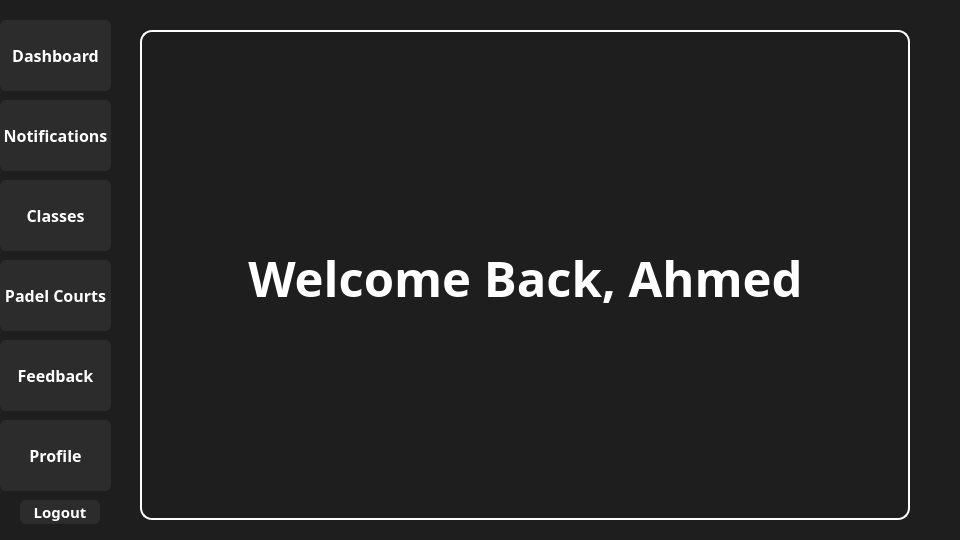
<?xml version="1.0" encoding="UTF-8"?>
<ui version="4.0">
 <class>HomepageClass</class>
 <widget class="QWidget" name="HomepageClass">
  <property name="geometry">
   <rect>
    <x>0</x>
    <y>0</y>
    <width>960</width>
    <height>540</height>
   </rect>
  </property>
  <property name="windowTitle">
   <string>Form</string>
  </property>
  <property name="styleSheet">
   <string notr="true"/>
  </property>
  <widget class="QStackedWidget" name="Pages">
   <property name="geometry">
    <rect>
     <x>140</x>
     <y>30</y>
     <width>770</width>
     <height>490</height>
    </rect>
   </property>
   <property name="styleSheet">
    <string notr="true">QStackedWidget#Pages{
border: 2px solid white;
border-radius: 12px;
}</string>
   </property>
   <widget class="QWidget" name="page">
    <property name="styleSheet">
     <string notr="true">background-color: transparent;</string>
    </property>
    <widget class="QLabel" name="welcome">
     <property name="geometry">
      <rect>
       <x>8</x>
       <y>15</y>
       <width>751</width>
       <height>461</height>
      </rect>
     </property>
     <property name="font">
      <font>
       <family>Futura</family>
       <pointsize>37</pointsize>
       <bold>true</bold>
      </font>
     </property>
     <property name="styleSheet">
      <string notr="true">color: white;
background-color: transparent;
</string>
     </property>
     <property name="text">
      <string>Welcome Back, Ahmed</string>
     </property>
     <property name="alignment">
      <set>Qt::AlignmentFlag::AlignCenter</set>
     </property>
    </widget>
    <widget class="QLabel" name="logo">
     <property name="geometry">
      <rect>
       <x>300</x>
       <y>60</y>
       <width>131</width>
       <height>31</height>
      </rect>
     </property>
     <property name="text">
      <string/>
     </property>
     <property name="pixmap">
      <pixmap>assets/XFitLogo.png</pixmap>
     </property>
     <property name="scaledContents">
      <bool>true</bool>
     </property>
    </widget>
   </widget>
   <widget class="QWidget" name="viewPlans">
    <widget class="QLabel" name="label">
     <property name="geometry">
      <rect>
       <x>10</x>
       <y>0</y>
       <width>751</width>
       <height>481</height>
      </rect>
     </property>
     <property name="styleSheet">
      <string notr="true"/>
     </property>
     <property name="text">
      <string/>
     </property>
     <property name="pixmap">
      <pixmap>assets/plans.jpg</pixmap>
     </property>
     <property name="scaledContents">
      <bool>true</bool>
     </property>
    </widget>
    <widget class="QPushButton" name="BacktoProf">
     <property name="geometry">
      <rect>
       <x>320</x>
       <y>440</y>
       <width>101</width>
       <height>31</height>
      </rect>
     </property>
     <property name="font">
      <font>
       <family>Futura</family>
       <bold>true</bold>
      </font>
     </property>
     <property name="styleSheet">
      <string notr="true">QPushButton {
    background-color: #2c2c2c;  
    color: white;
    border: 2px solid #2c2c2c;
    border-radius: 6px;
}

QPushButton:hover {
    background-color: #8B50FF ; 
    border: 2px solid #8B50FF ;
    color: white;
}

QPushButton:pressed {
    background-color: #6F3FCC; 
}</string>
     </property>
     <property name="text">
      <string>Back To Profile</string>
     </property>
    </widget>
   </widget>
  </widget>
  <widget class="QLabel" name="Background">
   <property name="geometry">
    <rect>
     <x>0</x>
     <y>0</y>
     <width>960</width>
     <height>540</height>
    </rect>
   </property>
   <property name="styleSheet">
    <string notr="true">background-color:#1e1e1e;</string>
   </property>
   <property name="text">
    <string/>
   </property>
  </widget>
  <widget class="QWidget" name="Panel" native="true">
   <property name="geometry">
    <rect>
     <x>-40</x>
     <y>20</y>
     <width>161</width>
     <height>511</height>
    </rect>
   </property>
   <property name="styleSheet">
    <string notr="true">QWidget#widget{
    border-radius: 14px;
    border: 2px solid white ;
}</string>
   </property>
   <widget class="QPushButton" name="Dashboard">
    <property name="geometry">
     <rect>
      <x>40</x>
      <y>0</y>
      <width>111</width>
      <height>71</height>
     </rect>
    </property>
    <property name="font">
     <font>
      <family>Futura</family>
      <pointsize>12</pointsize>
      <bold>true</bold>
     </font>
    </property>
    <property name="styleSheet">
     <string notr="true">QPushButton {
    background-color: #2c2c2c;      /* Dark default */
    color: white;
    border: 2px solid #2c2c2c;
    border-radius: 6px;
}

QPushButton:hover {
    background-color: #8B50FF ;      /* Blue on hover */
    border: 2px solid #8B50FF ;
    color: white;
}

QPushButton:pressed {
    background-color: #6F3FCC; /* Darker shade of #3498db */
}</string>
    </property>
    <property name="text">
     <string>Dashboard</string>
    </property>
   </widget>
   <widget class="QPushButton" name="Notifications">
    <property name="geometry">
     <rect>
      <x>40</x>
      <y>80</y>
      <width>111</width>
      <height>71</height>
     </rect>
    </property>
    <property name="font">
     <font>
      <family>Futura</family>
      <pointsize>12</pointsize>
      <bold>true</bold>
     </font>
    </property>
    <property name="styleSheet">
     <string notr="true">QPushButton {
    background-color: #2c2c2c;      /* Dark default */
    color: white;
    border: 2px solid #2c2c2c;
    border-radius: 6px;
}

QPushButton:hover {
    background-color: #8B50FF ;      /* Blue on hover */
    border: 2px solid #8B50FF ;
    color: white;
}

QPushButton:pressed {
    background-color: #6F3FCC; /* Darker shade of #3498db */
}</string>
    </property>
    <property name="text">
     <string>Notifications</string>
    </property>
   </widget>
   <widget class="QPushButton" name="Classes">
    <property name="geometry">
     <rect>
      <x>40</x>
      <y>160</y>
      <width>111</width>
      <height>71</height>
     </rect>
    </property>
    <property name="font">
     <font>
      <family>Futura</family>
      <pointsize>12</pointsize>
      <bold>true</bold>
     </font>
    </property>
    <property name="styleSheet">
     <string notr="true">QPushButton {
    background-color: #2c2c2c;      /* Dark default */
    color: white;
    border: 2px solid #2c2c2c;
    border-radius: 6px;
}

QPushButton:hover {
    background-color: #8B50FF ;      /* Blue on hover */
    border: 2px solid #8B50FF ;
    color: white;
}

QPushButton:pressed {
    background-color: #6F3FCC; /* Darker shade of #3498db */
}</string>
    </property>
    <property name="text">
     <string>Classes</string>
    </property>
   </widget>
   <widget class="QPushButton" name="Courts">
    <property name="geometry">
     <rect>
      <x>40</x>
      <y>240</y>
      <width>111</width>
      <height>71</height>
     </rect>
    </property>
    <property name="font">
     <font>
      <family>Futura</family>
      <pointsize>12</pointsize>
      <bold>true</bold>
     </font>
    </property>
    <property name="styleSheet">
     <string notr="true">QPushButton {
    background-color: #2c2c2c;      /* Dark default */
    color: white;
    border: 2px solid #2c2c2c;
    border-radius: 6px;
}

QPushButton:hover {
    background-color: #8B50FF ;      /* Blue on hover */
    border: 2px solid #8B50FF ;
    color: white;
}

QPushButton:pressed {
    background-color: #6F3FCC; /* Darker shade of #3498db */
}</string>
    </property>
    <property name="text">
     <string>Padel Courts</string>
    </property>
   </widget>
   <widget class="QPushButton" name="Profile">
    <property name="geometry">
     <rect>
      <x>40</x>
      <y>400</y>
      <width>111</width>
      <height>71</height>
     </rect>
    </property>
    <property name="font">
     <font>
      <family>Futura</family>
      <pointsize>12</pointsize>
      <bold>true</bold>
     </font>
    </property>
    <property name="styleSheet">
     <string notr="true">QPushButton {
    background-color: #2c2c2c;      /* Dark default */
    color: white;
    border: 2px solid #2c2c2c;
    border-radius: 6px;
}

QPushButton:hover {
    background-color: #8B50FF ;      /* Blue on hover */
    border: 2px solid #8B50FF ;
    color: white;
}

QPushButton:pressed {
    background-color: #6F3FCC; /* Darker shade of #3498db */
}</string>
    </property>
    <property name="text">
     <string>Profile</string>
    </property>
   </widget>
   <widget class="QPushButton" name="Logout">
    <property name="geometry">
     <rect>
      <x>60</x>
      <y>480</y>
      <width>80</width>
      <height>24</height>
     </rect>
    </property>
    <property name="font">
     <font>
      <family>Futura</family>
      <pointsize>11</pointsize>
      <bold>true</bold>
     </font>
    </property>
    <property name="styleSheet">
     <string notr="true">QPushButton {
    background-color: #2c2c2c;      /* Dark default */
    color: white;
    border: 2px solid #2c2c2c;
    border-radius: 6px;
}

QPushButton:hover {
    background-color: #FF0000;      /* Blue on hover */
    border: 2px solid #FF0000;
    color: white;
}

QPushButton:pressed {
    background-color: #c0392b; /* Darker red */
}</string>
    </property>
    <property name="text">
     <string>Logout</string>
    </property>
   </widget>
   <widget class="QPushButton" name="Feedback">
    <property name="geometry">
     <rect>
      <x>40</x>
      <y>320</y>
      <width>111</width>
      <height>71</height>
     </rect>
    </property>
    <property name="font">
     <font>
      <family>Futura</family>
      <pointsize>12</pointsize>
      <bold>true</bold>
     </font>
    </property>
    <property name="styleSheet">
     <string notr="true">QPushButton {
    background-color: #2c2c2c;      /* Dark default */
    color: white;
    border: 2px solid #2c2c2c;
    border-radius: 6px;
}

QPushButton:hover {
    background-color: #8B50FF ;      /* Blue on hover */
    border: 2px solid #8B50FF ;
    color: white;
}

QPushButton:pressed {
    background-color: #6F3FCC; /* Darker shade of #3498db */
}</string>
    </property>
    <property name="text">
     <string>Feedback</string>
    </property>
   </widget>
  </widget>
  <zorder>Background</zorder>
  <zorder>Pages</zorder>
  <zorder>Panel</zorder>
 </widget>
 <resources/>
 <connections/>
</ui>
